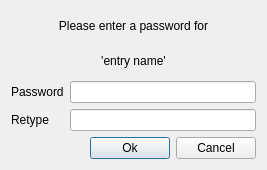
<?xml version="1.0" encoding="UTF-8"?>
<ui version="4.0">
 <class>IPasswdDialog</class>
 <widget class="QDialog" name="IPasswdDialog">
  <property name="geometry">
   <rect>
    <x>0</x>
    <y>0</y>
    <width>267</width>
    <height>170</height>
   </rect>
  </property>
  <property name="windowTitle">
   <string>TuxCards - Passwd Dialog</string>
  </property>
  <layout class="QVBoxLayout">
   <item>
    <widget class="QLabel" name="label">
     <property name="text">
      <string>Please enter a password for</string>
     </property>
     <property name="alignment">
      <set>Qt::AlignCenter</set>
     </property>
    </widget>
   </item>
   <item>
    <widget class="QLabel" name="mpIEDescription">
     <property name="text">
      <string notr="true">'entry name'</string>
     </property>
     <property name="alignment">
      <set>Qt::AlignCenter</set>
     </property>
    </widget>
   </item>
   <item>
    <layout class="QGridLayout">
     <item row="0" column="0">
      <widget class="QLabel" name="label_2">
       <property name="text">
        <string>Password</string>
       </property>
      </widget>
     </item>
     <item row="0" column="1">
      <widget class="QLineEdit" name="mpPasswdLineOne">
       <property name="echoMode">
        <enum>QLineEdit::Password</enum>
       </property>
      </widget>
     </item>
     <item row="1" column="0">
      <widget class="QLabel" name="label_3">
       <property name="text">
        <string>Retype</string>
       </property>
      </widget>
     </item>
     <item row="1" column="1">
      <widget class="QLineEdit" name="mpPasswdLineTwo">
       <property name="echoMode">
        <enum>QLineEdit::Password</enum>
       </property>
      </widget>
     </item>
    </layout>
   </item>
   <item>
    <layout class="QHBoxLayout">
     <item>
      <spacer>
       <property name="orientation">
        <enum>Qt::Horizontal</enum>
       </property>
       <property name="sizeHint" stdset="0">
        <size>
         <width>40</width>
         <height>20</height>
        </size>
       </property>
      </spacer>
     </item>
     <item>
      <widget class="QPushButton" name="mpOkButton">
       <property name="text">
        <string>Ok</string>
       </property>
      </widget>
     </item>
     <item>
      <widget class="QPushButton" name="pushButton_2">
       <property name="text">
        <string>Cancel</string>
       </property>
      </widget>
     </item>
    </layout>
   </item>
  </layout>
 </widget>
 <resources/>
 <connections>
  <connection>
   <sender>pushButton_2</sender>
   <signal>released()</signal>
   <receiver>IPasswdDialog</receiver>
   <slot>reject()</slot>
   <hints>
    <hint type="sourcelabel">
     <x>254</x>
     <y>123</y>
    </hint>
    <hint type="destinationlabel">
     <x>262</x>
     <y>27</y>
    </hint>
   </hints>
  </connection>
 </connections>
</ui>
